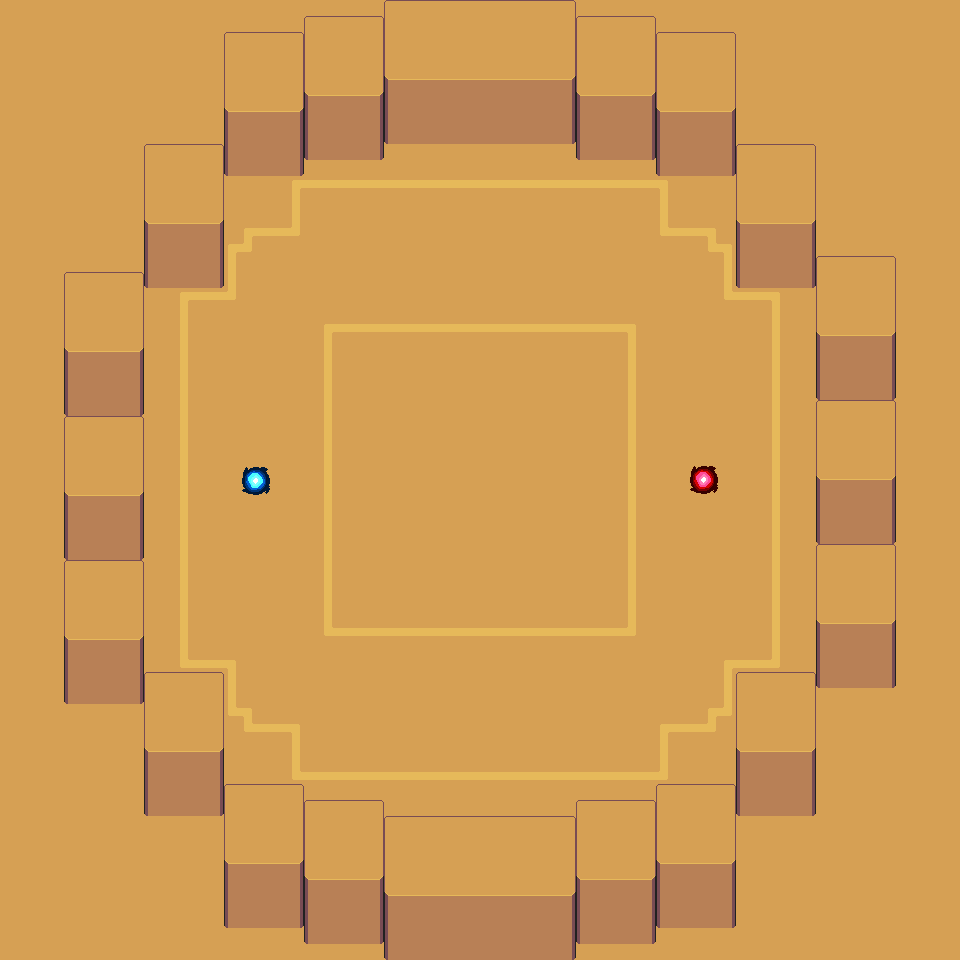

The image is a tile-based game level rendered from a .tmx file. Its description and source (layers, tilesets, objects; grid data summarised) follow:
An orthogonal 60x60 tile map with 16x16 px tiles, 1 tile layer (Tile Layer 1).

<map version="1.10" tiledversion="1.10.2" orientation="orthogonal" renderorder="right-down" width="60" height="60" tilewidth="16" tileheight="16" infinite="0" nextlayerid="2" nextobjectid="1">
 <tileset firstgid="1" source="HartaFinal.tsx" />
 <layer id="1" name="Tile Layer 1" width="60" height="60">
  <data>[3600 cells, 3600 non-empty, 33 distinct tile ids]</data>
 </layer>
</map>
